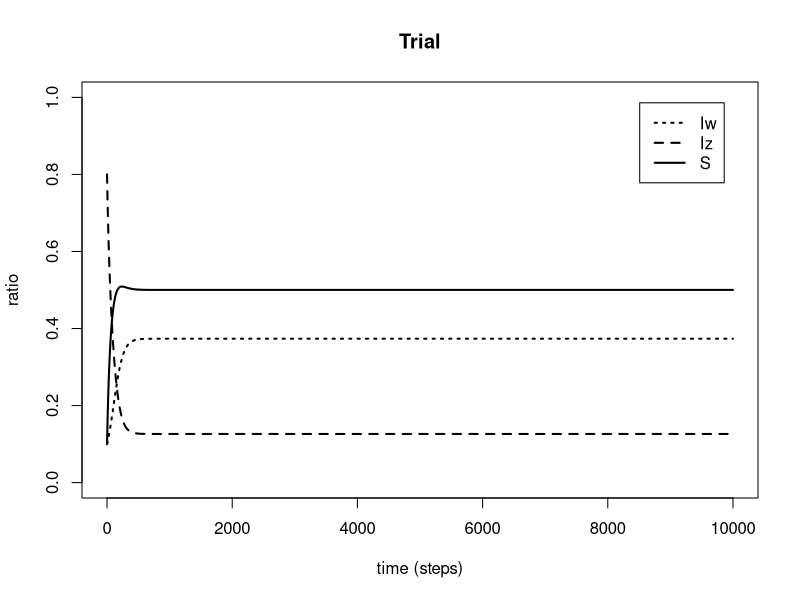
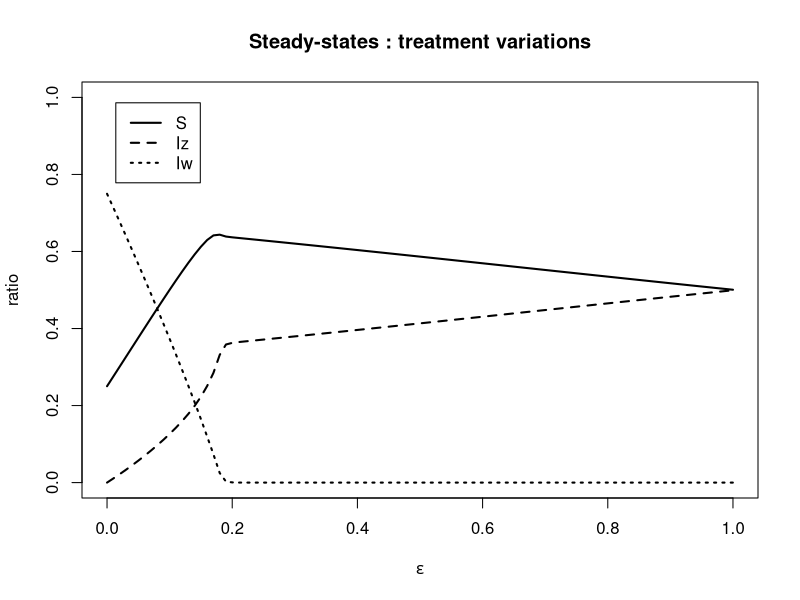
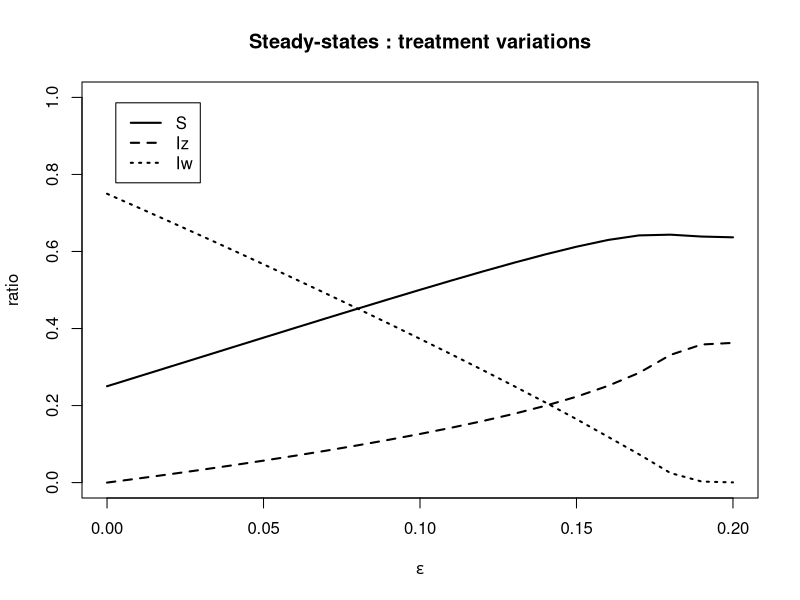
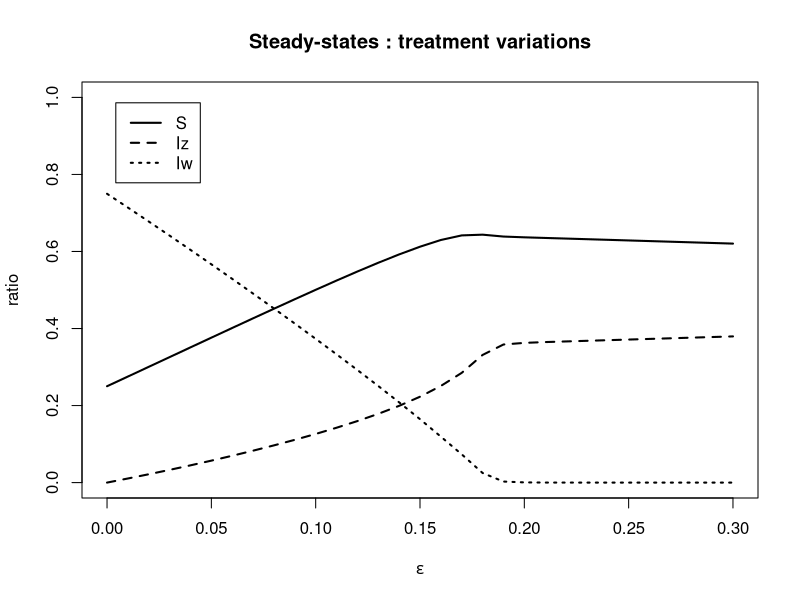
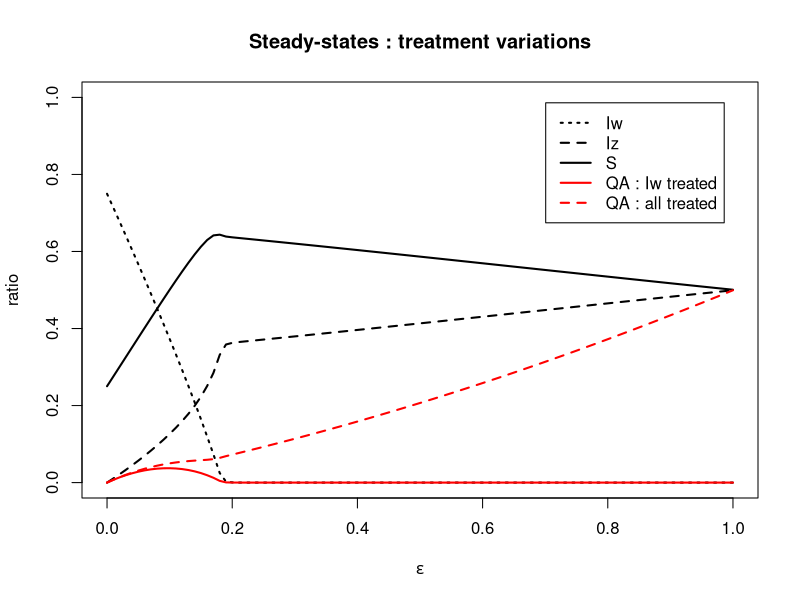

The R script that drew these images, in order:
## ---- chunk 1
library(deSolve)

options("scipen" = 10)
N <- 1
a <- 10000 #time span
m <- 1 #time step

pbeta_w_basic <- 0.04 #transmission parameter of Iw
pbeta_z_basic <- 0.015 #transmission parameter of Iz

prate_beta_w <- 0.01 #rate at which beta_w decreases with E
prate_beta_z <- 0.01 #rate at which beta_z increases with E
prate_rho_prim <- 0.001 #rate at which rho_prim increases with E

pgammaa <- 0.01 #innate recovery rate
pgamma_tilt <- 0.1 #recovery rate of Iw when treated by antibiotics


prho <- 0.05 #probability of clinical failure
prho_prim <- 0

peps <- 0.10 #initial value of the ratio of treated patients
peps_test <- 0.10 #initial value of the ratio of treated patients





prhoi <- seq(0,0.10,by=0.001)
prhoi_ext <- seq(0,0.50,by=0.001)
pepsi <- seq(0,1,by=0.01)


prop <- 0.01 



conv_crit <- 0.00001


## ---- chunk 2
parameters <- c(beta_w_basic=pbeta_w_basic, beta_z_basic=pbeta_z_basic, gamma=pgammaa, gamma_prim=pgamma_tilt, eps=peps, rho=prho, rate_beta_w=prate_beta_w, rate_beta_z=prate_beta_z, rate_rho_prim=prate_rho_prim )

state <- c(S=0.1, Iw=0.1, Iz=0.8)

times <- seq(0, a, by=m)

SIS_no_detection=function(times, state, parameters){
  with(as.list(c(state,parameters)),
       { 
         Q = eps*(Iw+Iz)
         beta_w = beta_w_basic - Q*rate_beta_w
         beta_z = beta_z_basic + Q*rate_beta_z
         rho_prim = Q*rate_rho_prim
         dS = - beta_w*Iw*S - beta_z*Iz*S + gamma*(1-eps)*Iw + gamma_prim*eps*Iw + gamma*Iz
        dIw = beta_w*Iw*S + (1-eps)*beta_w*Iw*Iz - eps*beta_z*Iz*Iw - rho*eps*Iw - gamma*(1-eps)*Iw - gamma_prim*eps*Iw - rho_prim*Iw
        dIz = beta_z*Iz*S + eps*beta_z*Iz*Iw + rho*eps*Iw - (1-eps)*beta_w*Iw*Iz - gamma*Iz + rho_prim*Iw
        
        list(c(dS, dIw, dIz))
       })
}

out=as.data.frame(
  ode(y=state, times=times, func=SIS_no_detection, parms=parameters)
)

## ---- chunk 3

plot(times, out$S, main="Trial", xlab="time (steps)", ylab="ratio", ylim=c(0,1), lty=1, lwd=2, type="l")
lines(times, out$Iw, lty=3, lwd=2)
lines(times, out$Iz, lty=2, lwd=2)

legend("topright" , inset=.05, c("Iw", "Iz", "S" ), lty=c(3,2,1), lwd=c(2,2,2))
## ---- chunk 4

parameters <- c(beta_w_basic=pbeta_w_basic, beta_z_basic=pbeta_z_basic, gamma=pgammaa, gamma_prim=pgamma_tilt, eps=peps, rho=prho, rate_beta_w=prate_beta_w, rate_beta_z=prate_beta_z, rate_rho_prim=prate_rho_prim )

state <- c(S=1-2*prop, Iw=prop, Iz=prop)

times <- seq(0, a, by=m)


root_main=function(times, state, parameters){
  dstate <- unlist(SIS_no_detection(times, state, parameters))
  sum(abs(dstate)) - conv_crit
  }

exploit_param_eps=function(x) {
  parameters[5] <- x
  out <- lsodar(func=SIS_no_detection, y=state, parms=parameters, times=times, rootfunc=root_main)
  return(tail(out, n=1))
  }

steady_eps <- do.call(rbind, lapply(pepsi, exploit_param_eps))
steady_eps <- unlist(steady_eps)

steady_time_eps <- steady_eps[,1]
steady_S_eps <- steady_eps[,2]
steady_Iw_eps <- steady_eps[,3]
steady_Iz_eps <- steady_eps[,4]
steady_QA_Iw_eps <- steady_Iw_eps*pepsi
steady_QA_Iw_Iz_eps <- (steady_Iw_eps+steady_Iz_eps)*pepsi

## ---- chunk 5

plot(pepsi, steady_Iw_eps, main="Steady-states : treatment variations", xlab=expression(epsilon), ylab="ratio", ylim=c(0,1), lty=3, lwd=2, type="l")

lines(pepsi, steady_Iz_eps, lty=2, lwd=2)
lines(pepsi, steady_S_eps, lty=1, lwd=2)

legend("topleft", inset=.05, c("S", "Iz", "Iw"), lty=c(1,2,3), lwd=rep(2,3))


#zoom : control for no interhost compet

pepsi2 <- seq(0,0.20,by=0.01)
steady_Iw_eps2 <- steady_Iw_eps[1:length(pepsi2)]
steady_Iz_eps2 <- steady_Iz_eps[1:length(pepsi2)]
steady_S_eps2 <- steady_S_eps[1:length(pepsi2)]

plot(pepsi2, steady_Iw_eps2, main="Steady-states : treatment variations", xlab=expression(epsilon), ylab="ratio", ylim=c(0,1), lty=3, lwd=2, type="l")

lines(pepsi2, steady_Iz_eps2, lty=2, lwd=2)
lines(pepsi2, steady_S_eps2, lty=1, lwd=2)

legend("topleft", inset=.05, c("S", "Iz", "Iw"), lty=c(1,2,3), lwd=rep(2,3))

#zoom : control for no sec resistance partial model

pepsi3 <- seq(0,0.30,by=0.01)
steady_Iw_eps3 <- steady_Iw_eps[1:length(pepsi3)]
steady_Iz_eps3 <- steady_Iz_eps[1:length(pepsi3)]
steady_S_eps3 <- steady_S_eps[1:length(pepsi3)]

plot(pepsi3, steady_Iw_eps3, main="Steady-states : treatment variations", xlab=expression(epsilon), ylab="ratio", ylim=c(0,1), lty=3, lwd=2, type="l")

lines(pepsi3, steady_Iz_eps3, lty=2, lwd=2)
lines(pepsi3, steady_S_eps3, lty=1, lwd=2)

legend("topleft", inset=.05, c("S", "Iz", "Iw"), lty=c(1,2,3), lwd=rep(2,3))





plot(pepsi, steady_Iw_eps, main="Steady-states : treatment variations", xlab=expression(epsilon), ylab="ratio", ylim=c(0,1), lty=3, lwd=2, type="l")

lines(pepsi, steady_Iz_eps, lty=2, lwd=2)
lines(pepsi, steady_S_eps, lty=1, lwd=2)
lines(pepsi, steady_QA_Iw_eps, lty=1, lwd=2, col='red')
lines(pepsi, steady_QA_Iw_Iz_eps, lty=2, lwd=2, col='red')

legend("topright" , inset=.05, c("Iw", "Iz", "S", 'QA : Iw treated', 'QA : all treated' ), lty=c(3,2,1,1,2), lwd=c(2,2,2,2,2), col=c(rep('black',3), rep('red',2)))
